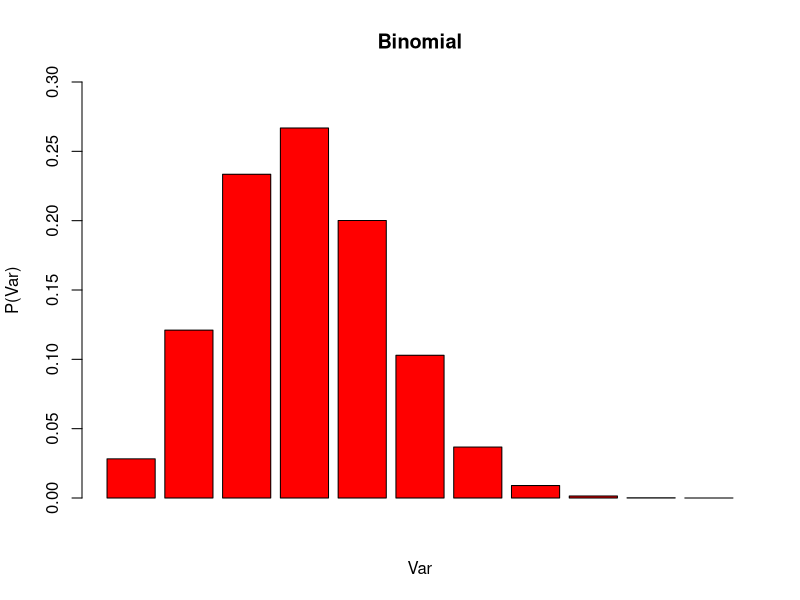
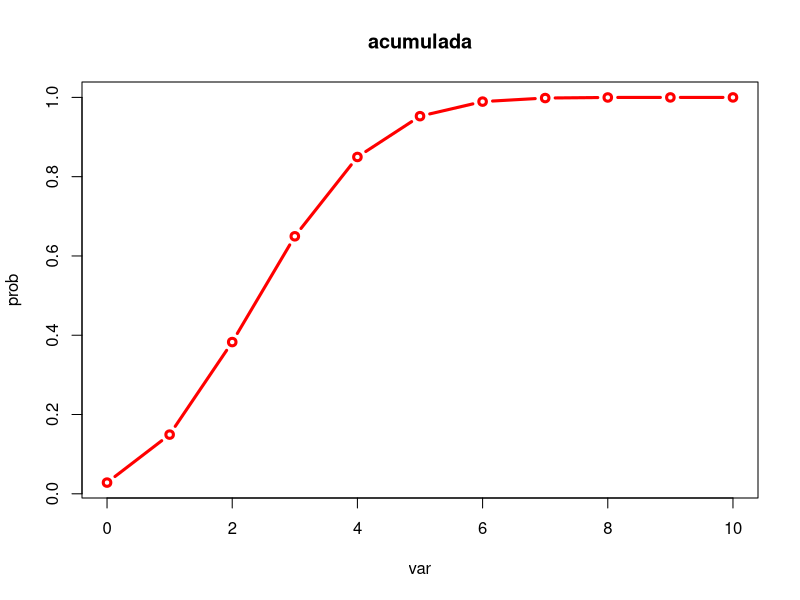
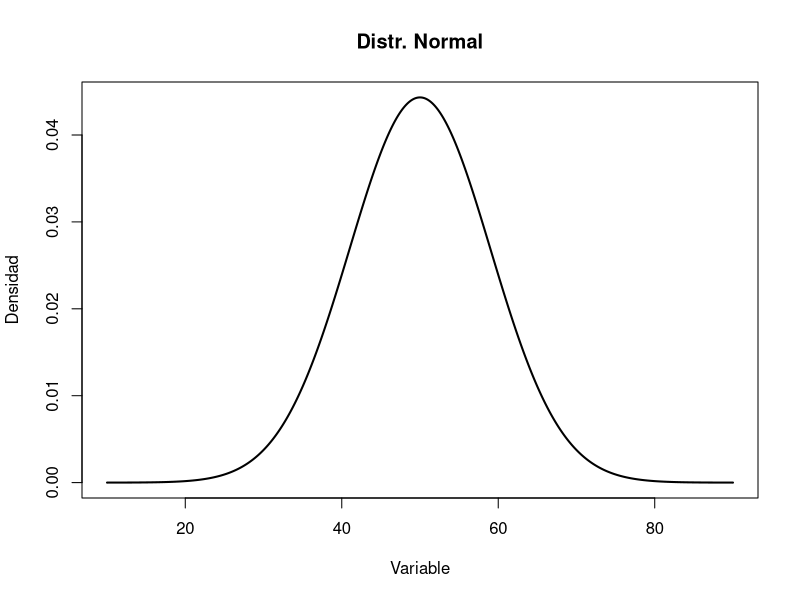

Write R code to recreate these figures, in order.
## ---- chunk 1
x<-seq(0,10,1)
pdf_binom<-dbinom(x, 10, 0.3)
#pdf_binom
tabla<-data.frame(x, pdf_binom)
names(tabla) <-c("Var", "P(x)")
tabla
## ---- chunk 2
barplot(pdf_binom, main="Binomial", xlab="Var", ylab="P(Var)", col="red", ylim=c(0, 0.3))
## ---- chunk 3
cdf_binom<-pbinom(x, 10, 0.3)
cdf_binom
cdf_table<-data.frame(x, cdf_binom)
names(cdf_table)<-c("var", "ac")
cdf_table
## ---- chunk 4
plot(x, cdf_binom, main='acumulada', xlab='var', ylab='prob', lwd='3', col='red', type='b')
## ---- chunk 5
y<-seq(10, 90, 0.1)
normal<-dnorm(y, mean(y),  9)
plot(y, normal, main="Distr. Normal", xlab="Variable", ylab="Densidad", lwd="2", type='l')
## ---- chunk 6
cdf_normal<-function(z1, z2) {
  a1<-pnorm(z1, mean(y), 9)
  a2<-pnorm(z2, mean(y), 9)
  a2-a1
}

cdf_normal(40, 60)
